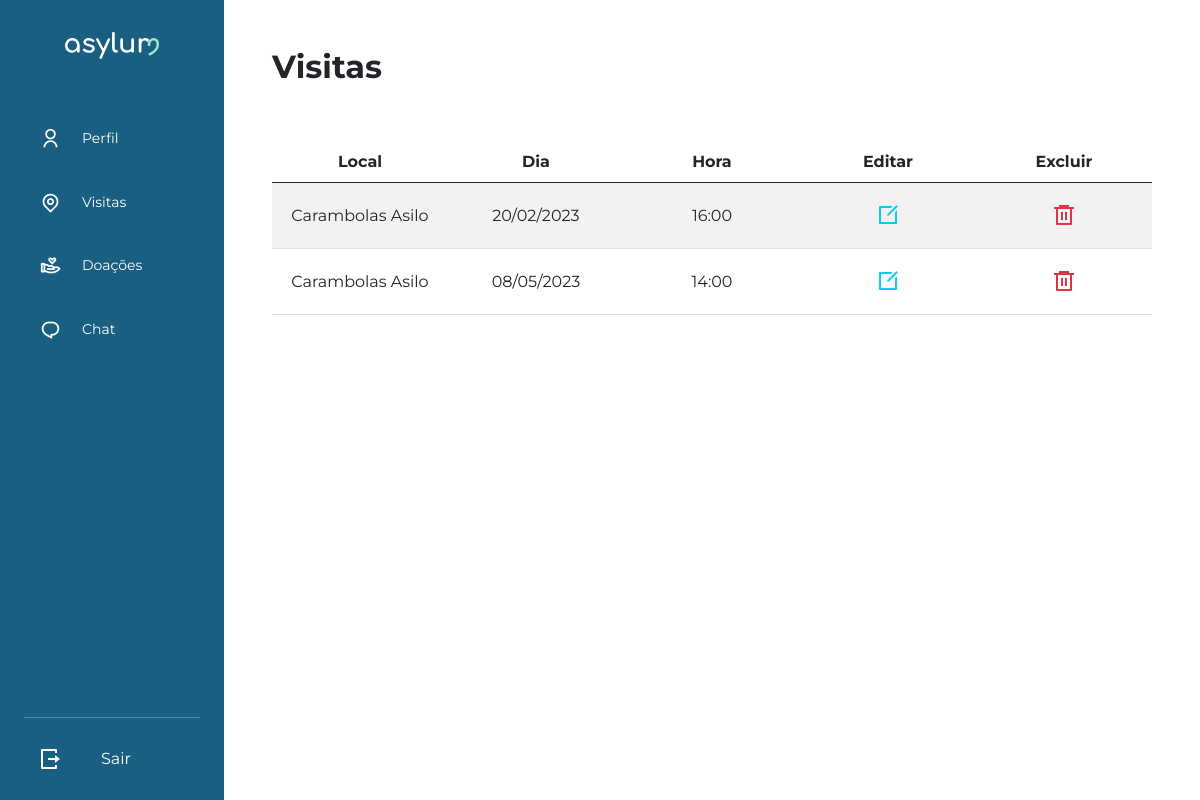
Screenshot of /usuarios/dashboard (signed in) with the database file from the repository.
### models.py (models this page shows, shortened)
class Visita(db.Model):
  __tablename__ = 'visita'
  id = db.Column(db.Integer, primary_key=True)
  id_usuario = db.Column(db.Integer, db.ForeignKey('usuario.id'))
  id_asilo = db.Column(db.Integer, db.ForeignKey('asilo.id'))
  nome_voluntario = db.Column(db.String(100))
  nome_asilo = db.Column(db.String(100))
  data = db.Column(db.Date)
  hora = db.Column(db.Time)
  motivo = db.Column(db.String(500))

### routes/usuarios.py (the view)
@users_bl.route('/dashboard', methods=["GET", "POST"])
@login_required
def dashboard(): return user.getDashboard()

### controllers/UserController.py (called while the page is built)
    @staticmethod
    def getDashboard():
        if current_user.user_type._value_ == 'V':
            rs_visits = Visita.query.filter_by(id_usuario=current_user.id)
        else:
            rs_asilo = Asilo.query.filter_by(
                id_usuario=current_user.id).first()
            rs_visits = Visita.query.filter_by(nome_asilo=rs_asilo.nome)
        return render_template('visit/dashboard.html', visitas=rs_visits)

### routes/usuarios.py (called while the page is built)
@lm.user_loader
def load_user(id): return Usuario.query.get(id)

### templates/visit/dashboard.html (shortened to what this page needs)
{% extends 'indexwhf.html' %}
{% block conteudo %}
<section>
  <div class="d-flex">
    {% with wAfter = True%}
      {% include 'user/loghome.html'%}
    {% endwith %}
    <div class="vh-100 flex-grow-1 px-5">
      <div class="d-flex text-left align-items-center my-5">
        <h2 class="fw-bold">Visitas</h2>
      </div>
      <table class="table table-striped mt-2">
        <thead>
          <tr>
            {% if current_user.user_type._value_ == 'V' %}
              <th class="text-center" scope="col">Local</th>
            {% else %}
              <th class="text-center" scope="col">Voluntário</th>
            {% endif %}
            <th class="text-center" scope="col">Dia</th>
            <th class="text-center" scope="col">Hora</th>
            {% if current_user.user_type._value_ == 'V' %}
              <th class="text-center" scope="col">Editar</th>
              <th class="text-center" scope="col">Excluir</th>
            {% else %}
              <th class="text-center" scope="col">Informações adicionais</th>
            {% endif %}
          </tr>
        </thead>
        <tbody>
        {%for visita in visitas%}
          <tr>
            {% if current_user.user_type._value_ == 'V' %}
              <td class="align-middle">{{visita.nome_asilo}}</td>
            {% else %}
              <td class="align-middle">{{visita.nome_voluntario}}</td>
            {% endif %}
            <td class="align-middle">{{visita.data.strftime('%d/%m/%Y')}}</td>
            <td class="text-center align-middle">{{visita.hora.strftime('%H:%M')}}</td>
            {% if current_user.user_type._value_ == 'V' %}
              <td class="text-center">
                <form method="get" action="/usuarios/edit_visit/{{visita.id}}">
                  <button type="submit" class="btn border-0 text-info admin-edit">
                    <i class="ri-edit-box-line admin-action"></i>
                  </button>
                </form>
              </td>
              <td class="text-center">
                <button id="{{visita.id}}" class="btn border-0 text-danger" onclick="deleteVisit(this)">
                  <i class="ri-delete-bin-6-line admin-action"></i>
                </button>
              </td>
            {% endif %}
          </tr>
        {%endfor%}
        </tbody>
      </table>
    </div>
  </div>
</section>
{% endblock %}

### static/style.css (style rules this page uses)
body { font-family: 'Montserrat', sans-serif; min-height: 100vh; min-height: -webkit-fill-available; overflow-x: hidden; }

### static/css/admin.css (style rules this page uses)
.admin-action { font-size: 1.5em; }

### static/css/visit.css (style rules this page uses)
:root { --main-bg: rgb(40,40,59); --calendar-border:rgb(220,220,255); --calendar-bg:#fff; --calendar-standout:rgb(40,40,59); --calendar-color:#444; --calendar-fade-color:#c0c0c0; --body-color:#444; }
table { clear:both; width:100%; border-radius:3px; border-collapse:collapse; color:var(--calendar-color); }
td { height:48px; text-align:center; vertical-align:middle; width:calc(100% / 7); }

### rows the page displays
Visita: nome_asilo "Carambolas Asilo", data "20/02/2023", hora "16:00"
Visita: nome_asilo "Carambolas Asilo", data "08/05/2023", hora "14:00"
